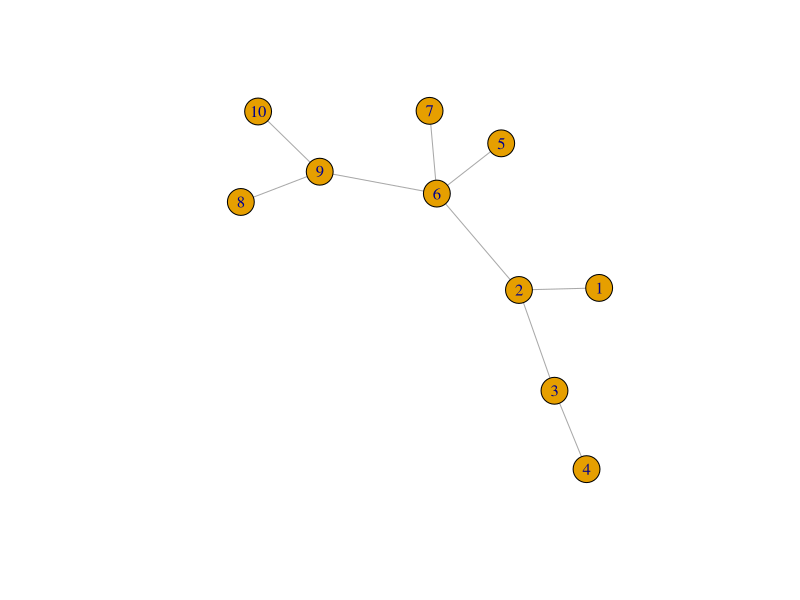
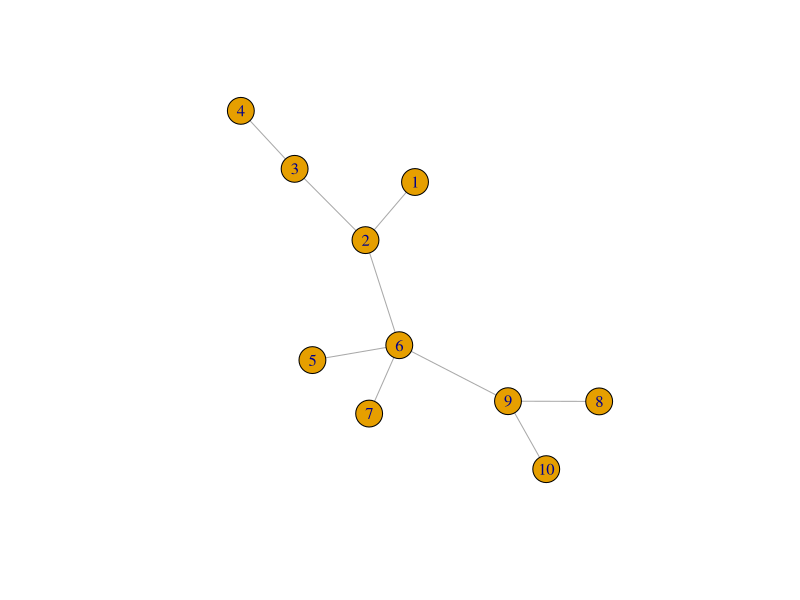
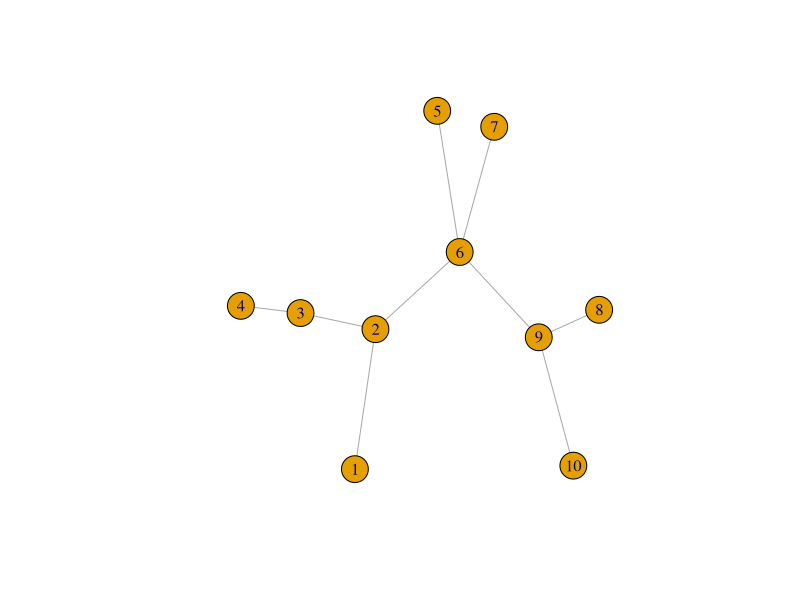
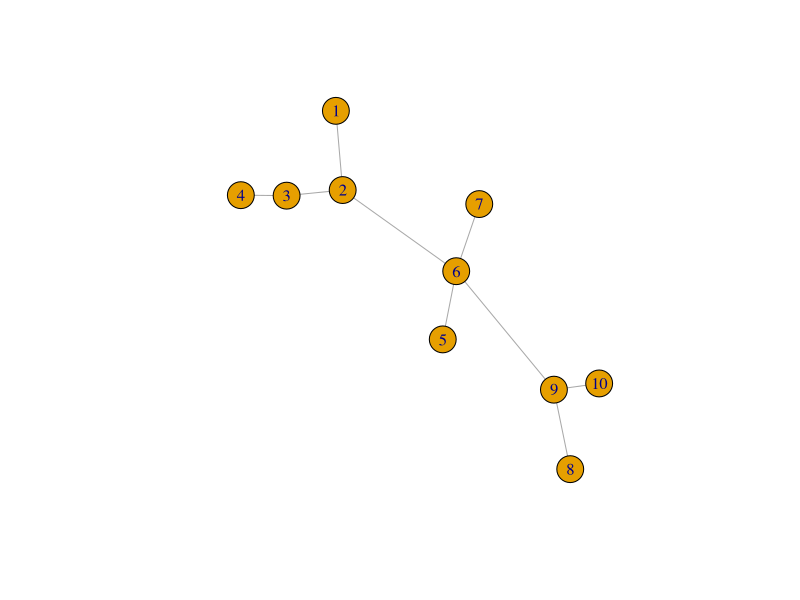

The R script that drew these images, in order:
## ---- chunk 1
rm(list = ls()) # Remove all the objects we created so far.
library(igraph) # Load the igraph package

g <- graph( edges=c(1,2, 2,3, 2,6, 3,4, 5,6, 6,7, 6,9, 8,9, 9,10), n=10, directed=F )
plot(g) 

# generate edgelist
el <- matrix(c(1,2, 2,3, 2,6, 3,4, 5,6, 6,7, 6,9, 8,9, 9,10), byrow = TRUE, ncol=2)
g_el <- graph.edgelist(el, directed=FALSE)
plot(g_el)

# use adjacent matrix
m <- matrix(0, 10, 10)
m[1,2] <- 1
m[2,1] <- 1
m[2,3] <- 1
m[2,6] <- 1
m[3,2] <- 1
m[3,4] <- 1
m[4,3] <- 1
m[5,6] <- 1
m[6,2] <- 1
m[6,5] <- 1
m[6,7] <- 1
m[6,9] <- 1
m[7,6] <- 1
m[8,9] <- 1
m[9,6] <- 1
m[9,8] <- 1
m[9,10] <- 1
m[10,9] <- 1
g.ad <- graph.adjacency(m, mode='undirected')
plot(g.ad)

## ---- chunk 2
g.ad <- graph.adjacency(m, mode='undirected', weighted = TRUE)
E(g.ad)
E(g.ad)$weight
E(g.ad)$weight <- c(1,1,4,1,1,1,4,1,1)
E(g.ad)$weight
E(g.ad)$weight <- c(4,4,1,4,4,4,1,4,4)
plot(g.ad)
shortest.paths(g.ad)

